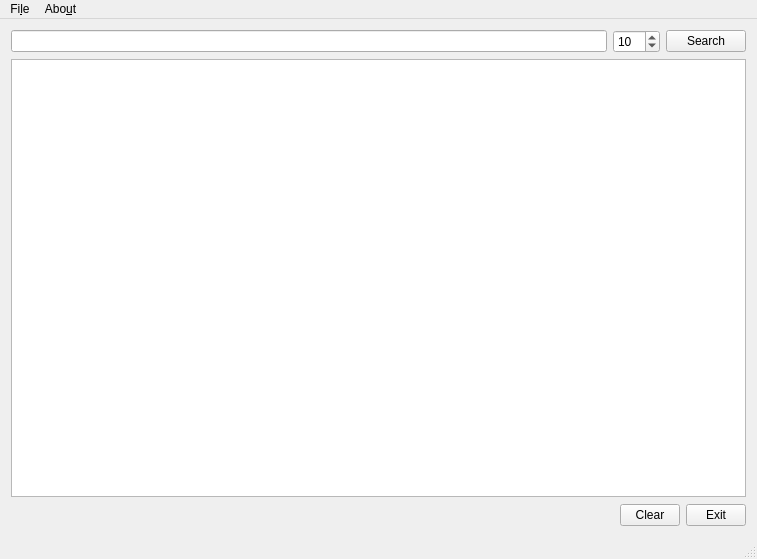
<?xml version="1.0" encoding="UTF-8"?>
<ui version="4.0">
 <class>MainWindow</class>
 <widget class="QMainWindow" name="MainWindow">
  <property name="geometry">
   <rect>
    <x>0</x>
    <y>0</y>
    <width>757</width>
    <height>559</height>
   </rect>
  </property>
  <property name="minimumSize">
   <size>
    <width>222</width>
    <height>222</height>
   </size>
  </property>
  <property name="windowTitle">
   <string>QtGiphy</string>
  </property>
  <property name="windowIcon">
   <iconset>
    <normaloff>:/icons/qtgiphy.png</normaloff>:/icons/qtgiphy.png</iconset>
  </property>
  <widget class="QWidget" name="centralWidget">
   <layout class="QVBoxLayout" name="verticalLayout">
    <property name="sizeConstraint">
     <enum>QLayout::SetMinimumSize</enum>
    </property>
    <item>
     <layout class="QHBoxLayout" name="layout_search">
      <item>
       <widget class="QSearchField" name="text"/>
      </item>
      <item>
       <widget class="QSpinBox" name="limit">
        <property name="maximum">
         <number>100</number>
        </property>
        <property name="value">
         <number>10</number>
        </property>
       </widget>
      </item>
      <item>
       <widget class="QPushButton" name="search">
        <property name="text">
         <string>Search</string>
        </property>
       </widget>
      </item>
     </layout>
    </item>
    <item>
     <widget class="GifIconView" name="result">
      <property name="resizeMode">
       <enum>QListView::Adjust</enum>
      </property>
      <property name="viewMode">
       <enum>QListView::IconMode</enum>
      </property>
      <property name="selectionRectVisible">
       <bool>true</bool>
      </property>
     </widget>
    </item>
    <item>
     <spacer name="verticalSpacer">
      <property name="orientation">
       <enum>Qt::Vertical</enum>
      </property>
      <property name="sizeType">
       <enum>QSizePolicy::Minimum</enum>
      </property>
      <property name="sizeHint" stdset="0">
       <size>
        <width>10</width>
        <height>1</height>
       </size>
      </property>
     </spacer>
    </item>
    <item>
     <layout class="QHBoxLayout" name="layout_buttons">
      <item>
       <spacer name="horizontalSpacer">
        <property name="orientation">
         <enum>Qt::Horizontal</enum>
        </property>
        <property name="sizeHint" stdset="0">
         <size>
          <width>40</width>
          <height>20</height>
         </size>
        </property>
       </spacer>
      </item>
      <item>
       <widget class="BusyIndicator" name="busy" native="true">
        <property name="minimumSize">
         <size>
          <width>30</width>
          <height>0</height>
         </size>
        </property>
       </widget>
      </item>
      <item>
       <widget class="QPushButton" name="clear">
        <property name="maximumSize">
         <size>
          <width>60</width>
          <height>30</height>
         </size>
        </property>
        <property name="text">
         <string>Clear</string>
        </property>
       </widget>
      </item>
      <item>
       <widget class="QPushButton" name="exit">
        <property name="maximumSize">
         <size>
          <width>60</width>
          <height>30</height>
         </size>
        </property>
        <property name="text">
         <string>Exit</string>
        </property>
       </widget>
      </item>
     </layout>
    </item>
   </layout>
  </widget>
  <widget class="QMenuBar" name="menuBar">
   <property name="geometry">
    <rect>
     <x>0</x>
     <y>0</y>
     <width>757</width>
     <height>22</height>
    </rect>
   </property>
   <widget class="QMenu" name="menuFile">
    <property name="title">
     <string>Fi&amp;le</string>
    </property>
    <addaction name="action_exit"/>
   </widget>
   <widget class="QMenu" name="menuAbout">
    <property name="title">
     <string>Abo&amp;ut</string>
    </property>
    <addaction name="action_about"/>
    <addaction name="action_about_qt"/>
   </widget>
   <addaction name="menuFile"/>
   <addaction name="menuAbout"/>
  </widget>
  <widget class="QStatusBar" name="statusBar"/>
  <action name="action_open">
   <property name="text">
    <string>&amp;Open...</string>
   </property>
  </action>
  <action name="action_exit">
   <property name="text">
    <string>&amp;Exit</string>
   </property>
  </action>
  <action name="action_about">
   <property name="text">
    <string>&amp;About</string>
   </property>
  </action>
  <action name="action_about_qt">
   <property name="text">
    <string>About &amp;Qt</string>
   </property>
  </action>
 </widget>
 <layoutdefault spacing="6" margin="11"/>
 <customwidgets>
  <customwidget>
   <class>GifIconView</class>
   <extends>QListView</extends>
   <header>gificonview.h</header>
  </customwidget>
  <customwidget>
   <class>BusyIndicator</class>
   <extends>QWidget</extends>
   <header location="global">busyindicator.h</header>
   <container>1</container>
  </customwidget>
  <customwidget>
   <class>QSearchField</class>
   <extends>QLineEdit</extends>
   <header location="global">qsearchfield.h</header>
  </customwidget>
 </customwidgets>
 <resources/>
 <connections/>
</ui>
